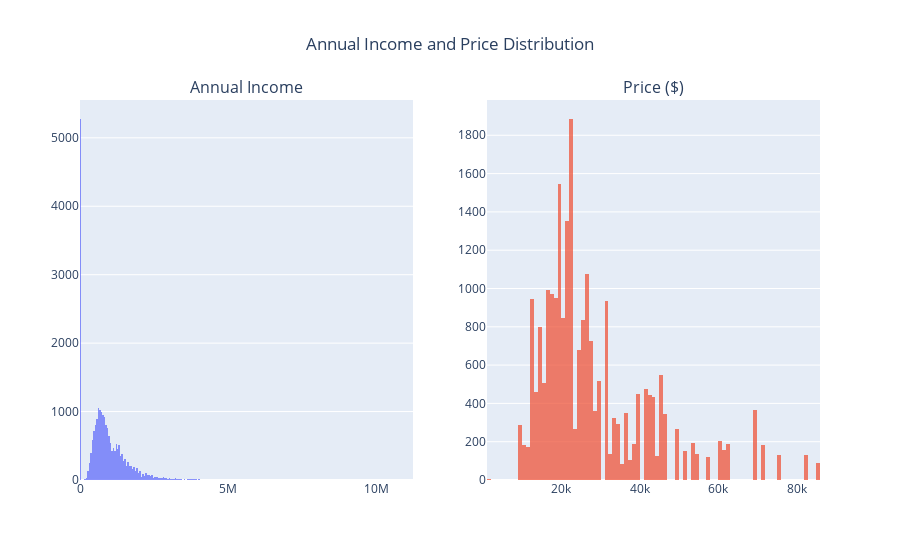

The code cell stored with this chart in its notebook:
### Code cell
# Annual Income and Car Price Distribution

fig = make_subplots(rows=1, cols=2, subplot_titles=("Annual Income", "Price ($)"))

fig.add_trace(go.Histogram(x=df_encoded['Annual Income'], name='Annual Income'), row=1, col=1)
fig.add_trace(go.Histogram(x=df_encoded['Price ($)'], name='Price ($)'), row=1, col=2)

fig.update_layout(title_text="Annual Income and Price Distribution", title_x=0.5, showlegend=False)
fig.update_traces(opacity=0.75)
fig.show()

### Figure 1 — Plotly figure (JSON) as saved in the notebook; plotly's stock layout.template omitted (floating-point values rounded to 4 significant figures; data arrays with more than 128 entries replaced by an {"elided": "..."} marker saying what was removed)
{"data": [{"name": "Annual Income", "opacity": 0.75, "type": "histogram", "x": {"elided": "23906 int values"}, "xaxis": "x", "yaxis": "y"}, {"name": "Price ($)", "opacity": 0.75, "type": "histogram", "x": {"elided": "23906 int values"}, "xaxis": "x2", "yaxis": "y2"}], "layout": {"annotations": [{"font": {"size": 16}, "showarrow": false, "text": "Annual Income", "x": 0.225, "xanchor": "center", "xref": "paper", "y": 1, "yanchor": "bottom", "yref": "paper"}, {"font": {"size": 16}, "showarrow": false, "text": "Price ($)", "x": 0.775, "xanchor": "center", "xref": "paper", "y": 1, "yanchor": "bottom", "yref": "paper"}], "showlegend": false, "title": {"text": "Annual Income and Price Distribution", "x": 0.5}, "xaxis": {"anchor": "y", "domain": [0, 0.45]}, "xaxis2": {"anchor": "y2", "domain": [0.55, 1]}, "yaxis": {"anchor": "x", "domain": [0, 1]}, "yaxis2": {"anchor": "x2", "domain": [0, 1]}}}
